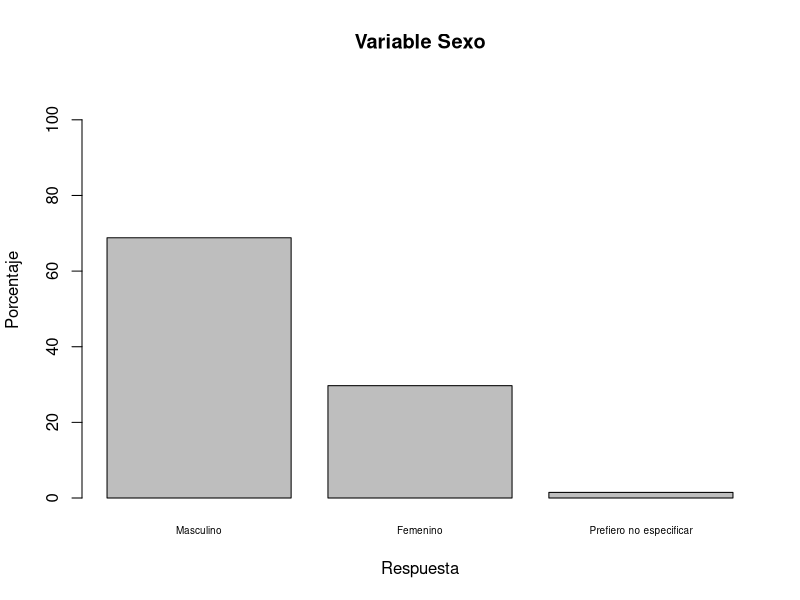
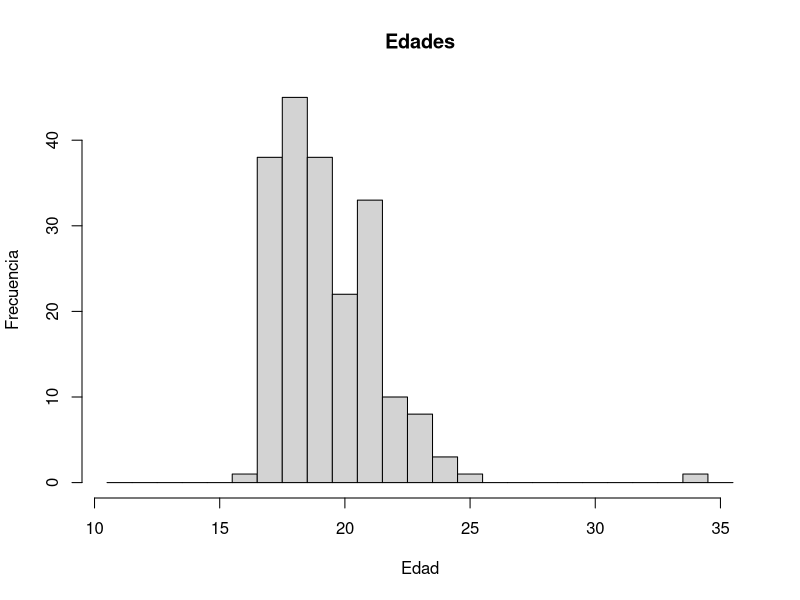
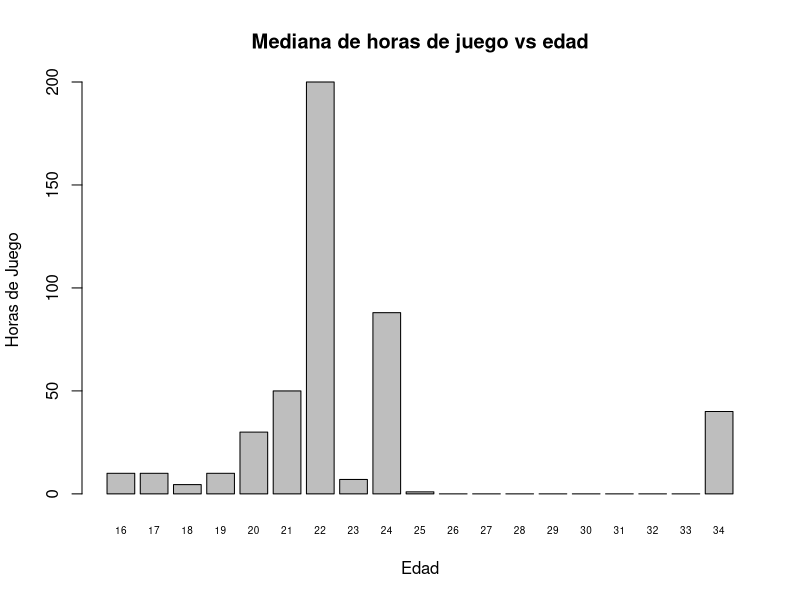
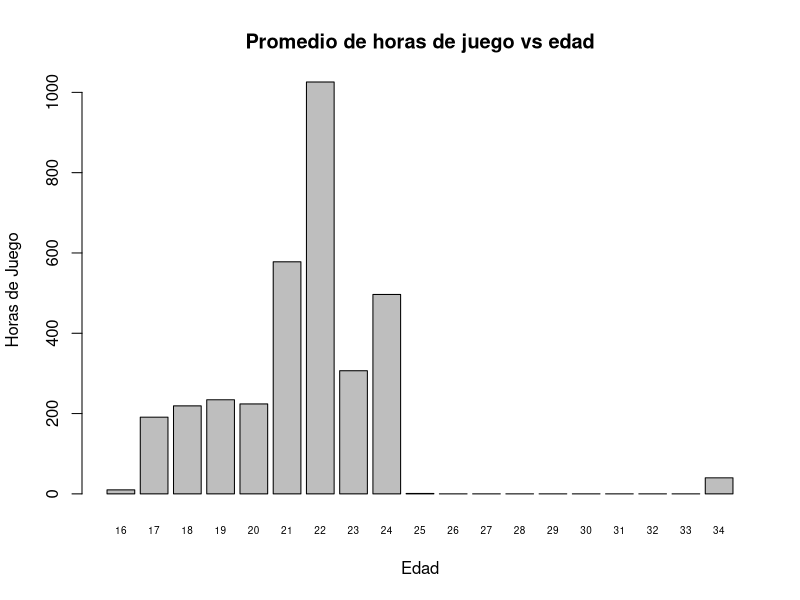
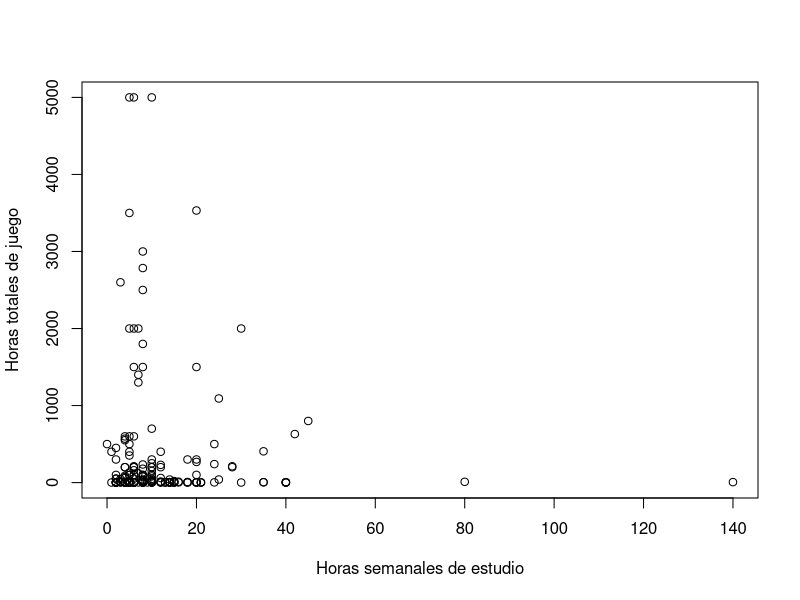
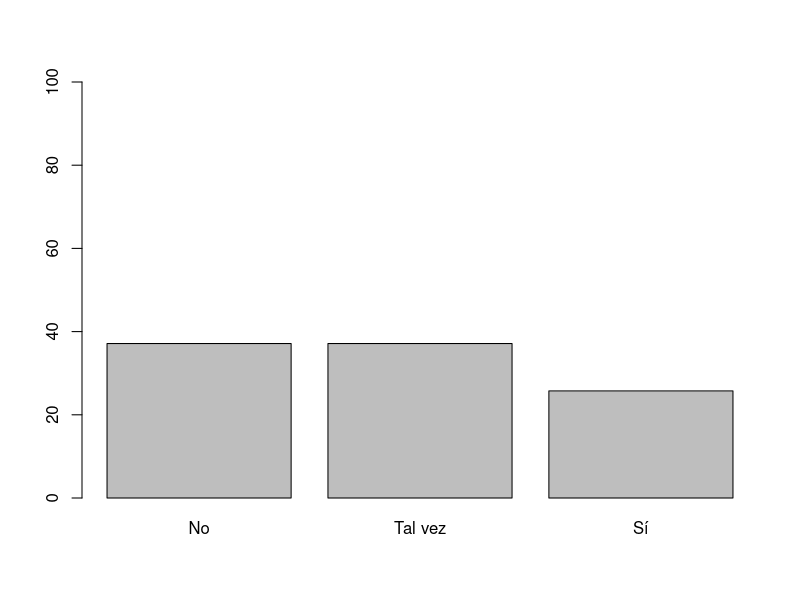
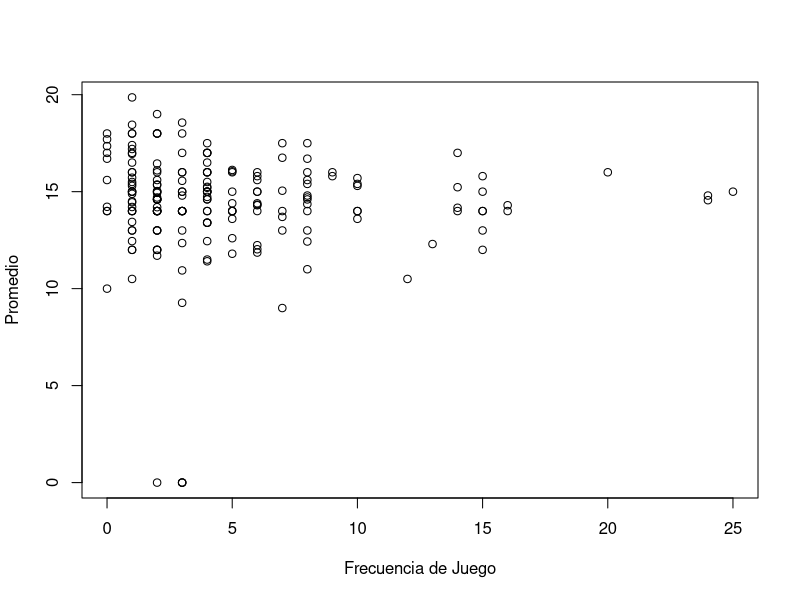
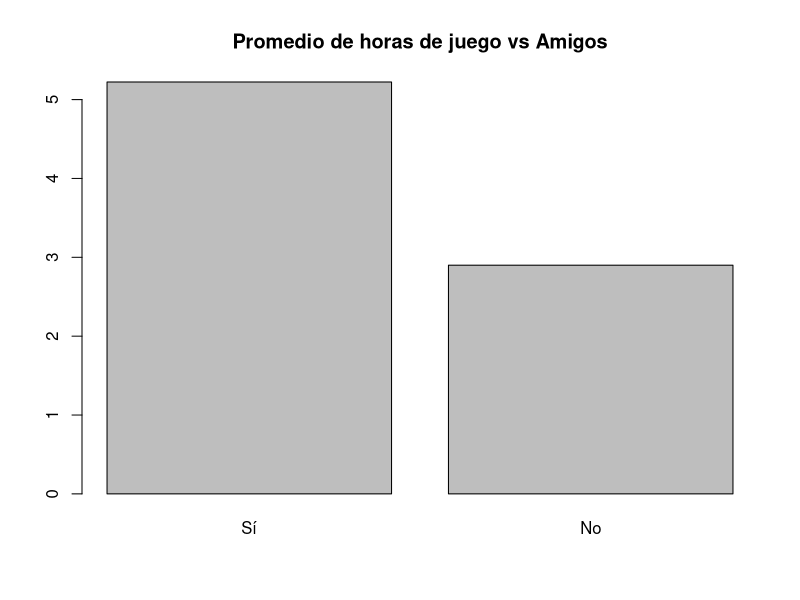

The R script that drew these images, in order:
## ---- chunk 1
# dependencias
## encontrar dependencias no instaladas
dependencias <- c('readr','dplyr','rstudioapi','magrittr','tidyverse','stringi','fitdistrplus')
dependencias_no_instaladas <- dependencias[!(dependencias %in% installed.packages()[,'Package'])]
# instalarlas
if(length(dependencias_no_instaladas)>0) install.packages(dependencias_no_instaladas)
## ---- chunk 2
#importar paquetes
library(dplyr)
library(readr)
library(rstudioapi)
library(magrittr)
library(tidyverse)
library(stringi)
library(fitdistrplus)
## ---- chunk 3
#Getting the path of your current open file
#current_path = rstudioapi::getActiveDocumentContext()$path 
#setwd(dirname(current_path ))
## ---- chunk 4
#cargar el archivo csv
DF <- read_csv("Encuesta UTECxVideojuegos.csv"
               , show_col_types = FALSE)
## ---- chunk 5
names(DF)
## ---- chunk 6
# codigo adaptado de https://community.rstudio.com/t/how-to-separate-multiple-choice-multiple-answers-questionnaire-data-that-google-forms-put-in-one-variable/31168

DF <- DF %>%
  mutate(ID = 1:n()) %>%
  mutate(`Tipo de juego de preferencia` = strsplit(`Tipo de juego de preferencia`, split = ";\\s?")) %>%
  unnest() %>%
  mutate(Value = 1) %>%
  spread(`Tipo de juego de preferencia`, Value, fill = 0) %>%
  dplyr::select(-ID)
## ---- chunk 7
# codigo adaptado de https://community.rstudio.com/t/how-to-separate-multiple-choice-multiple-answers-questionnaire-data-that-google-forms-put-in-one-variable/31168

DF <- DF %>%
  mutate(ID = 1:n()) %>%
  mutate(`Juegas más en móvil, PC o en Consola` = strsplit(`Juegas más en móvil, PC o en Consola`, split = ";\\s?")) %>%
  unnest() %>%
  mutate(Value = 1) %>%
  spread(`Juegas más en móvil, PC o en Consola`, Value, fill = 0) %>%
  dplyr::select(-ID)
## ---- chunk 8
DF$`Marca temporal` <- NULL
DF$`Nombre de usuario` <- NULL
DF$`Plataforma` <- NULL
DF$`Género al que pertenece` <- NULL
DF$`...28` <- NULL
DF$`...29` <- NULL
DF$`...30` <- NULL
DF$`...31` <- NULL
DF$`...32` <- NULL
DF$`...33` <- NULL
DF$`...34` <- NULL
DF$`...35` <- NULL
DF$`...36` <- NULL
## ---- chunk 9
DF %>% rename(Codigo = `Código de alumno`
              , Sexo = `Sexo`
              , Edad = `Edad`
              , Carrera = `Carrera`
              , Ciclo = `En que ciclo estas?`
              , Creditos = Créditos
              , Vive_solo = `¿Vive solo en su domicilio?`
              , Ha_jugado = `¿Ha jugado algún videojuegos?`
              , Gasto = `En el último año, cuanto ha gastado relacionado con los videojuegos`
              , Costo = `Costo del último juego que adquiriste`
              , Frecuencia = `Frecuencia con la que juegas en la semana`
              , Estudio = `Durante la semana cuantas horas estudia`
              , Amigos = `Juegas con amigos`
              , Frecuencia_amigos = `Frecuencia con la que juegas en la semana con amigos`
              , Promedio = `¿Cuánto fue su promedio el último ciclo? (Use '.' como decimal)`
              , Afecta = `¿Cree que jugar videojuegos afecta su rendimiento académico?`
              , Favorito = `Mi videojuego favorito seria:`
              , Horas_juego = `¿Horas totales de juego?`
              , Jugar_es_divertido = `Jugar a videojuegos es una actividad divertida`
              , Continua = `Cuando inicio una partida en un videojuego me apetece continuar jugándolo`
              , Bueno = `Creo que soy bueno jugando a videojuegos`
              , Casual = `Juegos casuales (Tipo angry birds, farmville, etc )`
              , Shooter = `Shooters (Videojuegos de disparos)`
              , RPG = `Juegos de rol (RPG)`
              , MOBA = `MOBA (Lol, Dota, etc)`
              , Deportes_y_carreras = `Deportes y carreras`
              , Sandbox = `Sandboxes (Mundos abiertos en los que se puede hacer los que quiera)`
              , Simulacion = Simulación
              , Movil = Móvil
              

              ) -> DF
## ---- chunk 10
DF <- DF[!duplicated(DF$Codigo),]
## ---- chunk 11
DF[grep("[^0-9.]",DF$Codigo),]
## ---- chunk 12
DF <- DF[-grep("[^0-9.]",DF$Codigo),] #Eliminamos la fila 
## ---- chunk 13
table(DF$Sexo)
## ---- chunk 14
table(DF$Edad)
## ---- chunk 15
DF$Edad[DF$Edad == "5"] <- NA
## ---- chunk 16
table(DF$Carrera)
## ---- chunk 17
table(DF$Ciclo)
## ---- chunk 18
DF$Ciclo[DF$Ciclo == "3ro"] <- "3"
DF$Ciclo[DF$Ciclo == "2ro"] <- "2"
DF$Ciclo[DF$Ciclo == "2do"] <- "2"
DF$Ciclo[DF$Ciclo == "0"] <- NA
## ---- chunk 19
DF$Ciclo = as.numeric(DF$Ciclo)
## ---- chunk 20
table(DF$Creditos)
## ---- chunk 21
DF$Creditos[DF$Creditos == "6creditos"] <- "6"
DF$Creditos[DF$Creditos == "Na"] = NA
DF$Creditos[DF$Creditos == "95"] <- "9"
DF$Creditos[DF$Creditos == "83"] <- "8"
DF$Creditos[DF$Creditos == "0"] = NA
## ---- chunk 22
DF$Creditos = as.numeric(DF$Creditos)
## ---- chunk 23
table(DF$Vive_solo)
## ---- chunk 24
DF$Vive_solo = DF$Vive_solo == "Sí"
## ---- chunk 25
table(DF$Ha_jugado)
## ---- chunk 26
DF$Ha_jugado = DF$Ha_jugado == "Sí"
## ---- chunk 27
DF = DF[DF$Ha_jugado,]
## ---- chunk 28
DF$Gasto[grep("[^0-9.]",DF$Gasto)]
## ---- chunk 29
DF$Gasto[DF$Gasto == "-1"] <- NA
DF$Gasto[DF$Gasto == "~400"] <- "400"
DF$Gasto[DF$Gasto == "10 soles"] <- "10"
DF$Gasto[DF$Gasto == "O soles"] <- "0"
DF$Gasto[DF$Gasto == "No"] <- "0"
DF$Gasto[DF$Gasto == "Nada"] <- "0"
DF$Gasto[DF$Gasto == "Js"] <- NA
DF$Gasto[DF$Gasto == "00"] <- "0"
## ---- chunk 30
DF$Gasto <- as.numeric(DF$Gasto)
## ---- chunk 31
DF$Costo[grep("[^0-9.]",DF$Costo)]
## ---- chunk 32
DF$Costo[DF$Costo == "0 soles"] <- "0"
DF$Costo[DF$Costo == "00"] <- "0"
DF$Costo[DF$Costo == "No"] <- NA
DF$Costo[DF$Costo == "J"] <- NA
DF$Costo[DF$Costo == "Fortnite"] <- NA
DF$Costo[DF$Costo == "Nada"] <- "0"
DF$Costo[DF$Costo == "No gaste"] <- "0"
DF$Costo[DF$Costo == "Gratis"] <- "0"
DF$Costo[DF$Costo == "Ninguno"] <- "0"
DF$Costo[DF$Costo == "Need for speed"] <- NA
DF$Costo[DF$Costo == "God of War"] <- NA
DF$Costo[DF$Costo == "Star Wars The Skywalker saga"] <- NA
DF$Costo[DF$Costo == "Spiderman ps4"] <- NA
## ---- chunk 33
DF$Costo <- as.numeric(DF$Costo)
DF$Costo[DF$Costo > 400] = NA
## ---- chunk 34
DF$Frecuencia[grep("[^0-9.]",DF$Frecuencia)]
## ---- chunk 35
DF$Frecuencia[DF$Frecuencia == "2 veces"] <- NA
DF$Frecuencia[DF$Frecuencia == "2 veces a la semana"] <- NA
DF$Frecuencia[DF$Frecuencia == "1b hora"] <- "1"
DF$Frecuencia[DF$Frecuencia == "Nada"] <- 0
DF$Frecuencia[DF$Frecuencia == "14h"] <- "14"
DF$Frecuencia[DF$Frecuencia == "2 horas"] <- "2"
DF$Frecuencia[DF$Frecuencia == "2horas"] <- "2"
DF$Frecuencia[DF$Frecuencia == "5 horas"] <- "5"
DF$Frecuencia[DF$Frecuencia == "Jsj"] <- NA
DF$Frecuencia[DF$Frecuencia == "1:30"] <- "1.5"
DF$Frecuencia[DF$Frecuencia == "3 veces a la semana"] <- NA
DF$Frecuencia[DF$Frecuencia == "5/10"] <- NA
## ---- chunk 36
DF$Frecuencia <- as.numeric(DF$Frecuencia)
## ---- chunk 37
DF$Frecuencia[DF$Frecuencia>50] = NA
## ---- chunk 38
DF$Estudio[grep("[^0-9.]",DF$Estudio)]
## ---- chunk 39
DF$Estudio[DF$Estudio == "3 horas por día"] = "21"
DF$Estudio[DF$Estudio == "14h"] = "14"
DF$Estudio[DF$Estudio == "Depende la semana"] = NA
DF$Estudio[DF$Estudio == "No se"] = NA
DF$Estudio[DF$Estudio == "2h"] = "2"
DF$Estudio[DF$Estudio == "Ys"] = NA
DF$Estudio[DF$Estudio == "6 aprox"] = "6"
## ---- chunk 40
DF$Estudio = as.numeric(DF$Estudio)
## ---- chunk 41
table(DF$Amigos)
## ---- chunk 42
DF$Amigos = DF$Amigos == "Si"
## ---- chunk 43
DF$Frecuencia_amigos[grep("[^0-9.]",DF$Frecuencia_amigos)]
## ---- chunk 44
DF$Frecuencia_amigos[DF$Frecuencia_amigos == "00"] <- "0"
DF$Frecuencia_amigos[DF$Frecuencia_amigos == "No"] <- "0"
DF$Frecuencia_amigos[DF$Frecuencia_amigos == "2 días"] <- NA
DF$Frecuencia_amigos[DF$Frecuencia_amigos == "2veces"] <- NA
DF$Frecuencia_amigos[DF$Frecuencia_amigos == "Cada 2 días"] <- NA
DF$Frecuencia_amigos[DF$Frecuencia_amigos == "Lunes a viernes"] <- NA
## ---- chunk 45
DF$Frecuencia_amigos <- as.numeric(DF$Frecuencia_amigos)
## ---- chunk 46
DF$Promedio[grep("[^0-9.]",DF$Promedio)]
## ---- chunk 47
DF$Promedio[DF$Promedio == "-"] <- NA
DF$Promedio[DF$Promedio == "Cachimba"] <- NA
DF$Promedio[DF$Promedio == "Eso no se pregunta ....T-T"] <- NA
DF$Promedio[DF$Promedio == "Que se yo"] <- NA
DF$Promedio[DF$Promedio == "15,34"] <- "15.34"
DF$Promedio[DF$Promedio == "11,41"] <- "11.41"
DF$Promedio[DF$Promedio == "16,5"] <- "16.5"
DF$Promedio[DF$Promedio == "14,61"] <- "14.61"
DF$Promedio[DF$Promedio == "-1"] <- NA
DF$Promedio[DF$Promedio == "17,7"] <- "17.7"
table(DF$Promedio)
## ---- chunk 48
DF$Promedio <- as.numeric(DF$Promedio)
## ---- chunk 49
table(DF$Afecta)
## ---- chunk 50
DF$Favorito = tolower(DF$Favorito)
## ---- chunk 51
table(DF$Favorito)
## ---- chunk 52
DF$Favorito[grep("free",DF$Favorito)] = 'free fire'
DF$Favorito[grep("dota",DF$Favorito)] = 'dota'
DF$Favorito[grep("brawl",DF$Favorito)] = 'brawl stars'
DF$Favorito[grep("counter|conter|cs",DF$Favorito)] = 'counter strike'
DF$Favorito[grep("fif",DF$Favorito)] = 'fifa'
DF$Favorito[grep("dead",DF$Favorito)] = 'left 4 dead'
DF$Favorito[grep("genshin",DF$Favorito)] = 'genshin impact'
DF$Favorito[grep("lol",DF$Favorito)] = 'league of legends'
DF$Favorito[grep("cod",DF$Favorito)] = 'call of duty'
DF$Favorito[grep("for",DF$Favorito)] = 'fortnite'
DF$Favorito[grep("pokemon|pokémon",DF$Favorito)] = 'pokemon'
DF$Favorito[grep("plantas",DF$Favorito)] = 'plants vs zombies'
DF$Favorito[grep("valorant",DF$Favorito)] = 'valorant'
DF$Favorito[grep("destiny",DF$Favorito)] = 'destiny'
DF$Favorito[grep("hollow",DF$Favorito)] = 'hollow knight'
DF$Favorito[grep("ape",DF$Favorito)] = 'apex legends'
DF$Favorito[grep("smash",DF$Favorito)] = 'smash bros'
DF$Favorito[grep("assassin|assasins",DF$Favorito)] = 'assasins creed'
DF$Favorito[grep("spiderman",DF$Favorito)] = 'spiderman'
DF$Favorito[grep("age",DF$Favorito)] = 'age of empires'
DF$Favorito[grep("pes",DF$Favorito)] = 'age of empires'
DF$Favorito[DF$Favorito == 'good of ward'] = 'god of war'
DF$Favorito[grep("no tengo|ninguno|--|-1|carreras|jsjf|pugcito",DF$Favorito)] = NA
## ---- chunk 53
table(DF$Favorito)
## ---- chunk 54
DF$Horas_juego[grep("[^0-9.]",DF$Horas_juego)]
## ---- chunk 55
DF$Horas_juego[DF$Horas_juego == "--"] <- NA
DF$Horas_juego[DF$Horas_juego == "+200"] <- "200"
DF$Horas_juego[DF$Horas_juego == "2 meses"] <- NA
DF$Horas_juego[DF$Horas_juego == "Más de 200"] <- "200"
DF$Horas_juego[DF$Horas_juego == "Bastantes"] <- NA
DF$Horas_juego[DF$Horas_juego == "No recuerdo"] <- NA
DF$Horas_juego[DF$Horas_juego == "251 horas"] <- "251"
DF$Horas_juego[DF$Horas_juego == "72h"] <- "72"
DF$Horas_juego[DF$Horas_juego == "Zjd"] <- NA
DF$Horas_juego[DF$Horas_juego == "3h"] <- "3"
DF$Horas_juego[DF$Horas_juego == "5h"] <- "5"
DF$Horas_juego[DF$Horas_juego == "6 horas"] <- "6"
DF$Horas_juego[DF$Horas_juego == "2000+"] <- "2000"
DF$Horas_juego[DF$Horas_juego == "30 min"] <- "0.5"
DF$Horas_juego[DF$Horas_juego == "4 a la semana máximo"] <- '4'
## ---- chunk 56
table(DF$Horas_juego)
## ---- chunk 57
DF$Horas_juego <- as.numeric(DF$Horas_juego)
## ---- chunk 58
table(DF$Jugar_es_divertido)
## ---- chunk 59
table(DF$Jugar_es_divertido)
## ---- chunk 60
table(DF$Bueno)
## ---- chunk 61
DF$Arcade = DF$Arcade == 1
DF$Aventura = DF$Aventura == 1
DF$Deportes_y_carreras = DF$Deportes_y_carreras == 1
DF$Estrategia = DF$Estrategia == 1
DF$Casual = DF$Casual == 1
DF$RPG = DF$RPG == 1
DF$MOBA = DF$MOBA == 1
DF$Peleas = DF$Peleas == 1
DF$Plataformas = DF$Plataformas == 1
DF$Sandbox = DF$Sandbox == 1
DF$Shooter = DF$Shooter == 1
DF$Simulacion = DF$Simulacion == 1
DF$Consola = DF$Consola == 1
DF$Movil = DF$Movil == 1
DF$PC = DF$PC == 1
DF$Tablet = DF$Tablet == 1
## ---- chunk 62
print(table(sapply(DF,typeof)))
## ---- chunk 63
barplot( sort((table(DF$Sexo)/sum(!is.na(DF$Sexo)))*100,decreasing=T)
        ,cex.names = 0.6
        ,ylim = c(0,110)
        ,main = "Variable Sexo"
        ,axes = TRUE
        ,xlab = "Respuesta"
        ,ylab = "Porcentaje"
        )
## ---- chunk 64
print(
DF %>%
  group_by(Sexo) %>%
  summarise_at(vars(Gasto), list(name = mean))
)
## ---- chunk 65
print(
DF %>%
  group_by(Sexo) %>%
  summarise_at(vars(Gasto), list(name = median))
)
## ---- chunk 66
hist(DF$Edad
     ,breaks = seq(10.5,35.5,1)
     ,main = "Edades"
     , ylab = "Frecuencia"
     , xlab = "Edad"
     )
## ---- chunk 67
Edad_HorasPromedio = DF %>%
      group_by(Edad) %>%
      summarise(Mean = median(Horas_juego, na.rm = T))

medians_ages = data.frame("edades" = c(16,17,18,19,20,21,22,23,24,25,34),
                          "medianas" = pull(Edad_HorasPromedio[2],-1)[-12])

medians_ages = rbind(medians_ages,data.frame("medianas"=c(0,0,0,0,0,0,0,0),"edades"=c(26,27,28,29,30,31,32,33)))
medians_ages = medians_ages[order(medians_ages$edades),]

barplot(medians_ages$medianas
        ,names = medians_ages$edades
        #,type = "l"
        ,cex.names = 0.6
        ,main = "Mediana de horas de juego vs edad"
        ,ylab = "Horas de Juego"
        ,xlab = "Edad"
        )
## ---- chunk 68
Edad_HorasPromedio = DF %>%
      group_by(Edad) %>%
      summarise(Mean = mean(Horas_juego, na.rm = T))

medians_ages = data.frame("edades" = c(16,17,18,19,20,21,22,23,24,25,34),
                          "medianas" = pull(Edad_HorasPromedio[2],-1)[-12])

medians_ages = rbind(medians_ages,data.frame("medianas"=c(0,0,0,0,0,0,0,0),"edades"=c(26,27,28,29,30,31,32,33)))
medians_ages = medians_ages[order(medians_ages$edades),]

barplot(medians_ages$medianas
        ,names = medians_ages$edades
        #,type = "l"
        ,cex.names = 0.6
        ,main = "Promedio de horas de juego vs edad"
        ,ylab = "Horas de Juego"
        ,xlab = "Edad"
        )
## ---- chunk 69
plot(DF$Estudio,DF$Horas_juego 
     , ylab = 'Horas totales de juego'
     , xlab = 'Horas semanales de estudio')
## ---- chunk 70
print(head(sort(table(DF$Favorito), decreasing = T),5))
## ---- chunk 71
DF$Afecta = factor(DF$Afecta,levels = c("No","Tal vez","Sí"))

barplot(100*table(DF$Afecta)/sum(!is.na(DF$Afecta))
        , ylim = c(0,100)
        )
## ---- chunk 72
plot(DF$Frecuencia,DF$Promedio
     , ylab = "Promedio"
     , xlab =  "Frecuencia de Juego")
## ---- chunk 73
Amigos_Frecuencia = DF %>%
      group_by(Amigos) %>%
      summarise(Mean = mean(Frecuencia, na.rm = T))
Amigos_Frecuencia$Amigos[Amigos_Frecuencia$Amigos] = "Sí"
Amigos_Frecuencia$Amigos[Amigos_Frecuencia$Amigos == "FALSE"] = "No"

Amigos_Frecuencia = Amigos_Frecuencia[order(Amigos_Frecuencia$Mean)]

barplot(rev(Amigos_Frecuencia$Mean),
        names = rev(Amigos_Frecuencia$Amigos)
        ,cex.names = 1
        ,main = "Promedio de horas de juego vs Amigos"
        )
## ---- chunk 74
preferidos = c(sum(DF$Arcade),sum(DF$Aventura),sum(DF$Deportes_y_carreras),sum(DF$Casual),sum(DF$RPG),sum(DF$MOBA),sum(DF$Peleas),sum(DF$Plataformas),sum(DF$Sandbox),sum(DF$Shooter),sum(DF$Simulacion),sum(DF$Estrategia))
preferidos_labels = c('Arcade','Aventura','Deportes/Carreras','Casual','RPGs','MOBA','Peleas','Plataformas','Sandbox','Shooter','Simulacion','Estrategia')

preferidos_df = data.frame("preferidos" = preferidos,
                           "nombres" = preferidos_labels)
preferidos_df = 
preferidos_df %>% arrange(desc(preferidos))


barplot(preferidos_df$preferidos
        , names.arg = preferidos_df$nombres
        , las = 2
        , cex.names = 0.6
        , main = 'Frecuencias de Preferencia de Géneros'
        )
## ---- chunk 75
preferidos = c(sum(DF$Consola),sum(DF$Movil),sum(DF$PC),sum(DF$Tablet))
preferidos_labels = c('Consola','Movil','PC','Tablet')

preferidos_df = data.frame("preferidos" = preferidos,
                           "nombres" = preferidos_labels)
preferidos_df = 
preferidos_df %>% arrange(desc(preferidos))


barplot(preferidos_df$preferidos
        , names.arg = preferidos_df$nombres
        , las = 2
        , cex.names = 0.6
        , main = 'Frecuencias de Preferencia de Plataforma'
        )
## ---- chunk 76
hist(DF$Costo,
     main="Histograma de Precios de Compra Incluyendo Ceros",
     ylab = "Densidad",
     xlab = "Costo del ultimo videojuego comprado",
     #breaks = 30,
     prob = T
     )
## ---- chunk 77
Costo_No_ceros = DF$Costo[DF$Costo != 0 & DF$Costo < 400 & !is.na(DF$Costo)]

hist(Costo_No_ceros,
  main="Histograma de Precios de Compra",
  ylab = "Densidad",
  xlab = "Precios de Compra",
  freq = TRUE,
  breaks = seq(0,300,by=10),
  xlim = c(0,300),
  #ylim = c(0,30)
)
abline(v=c(50,200),
       col="red",
       lwd=3
       )
text(x=c(0,110,215),y=c(20),c("Indie","AA", "AAA"))
## ---- chunk 78
Costos_Indie = Costo_No_ceros[Costo_No_ceros <= 50]
Costos_AA = Costo_No_ceros[Costo_No_ceros > 50 & Costo_No_ceros <= 200]
Costos_AAA = Costo_No_ceros[Costo_No_ceros > 200]
## ---- chunk 79
par(mfrow=c(1,3))
hist(Costos_Indie,
     breaks=5,
     main = "Indie"
     )

max(Costos_AA)
min(Costos_AA)
hist(Costos_AA,
     breaks=seq(50, 200, 30),
     main = "AA"
     )
hist(Costos_AAA,
     breaks=5,
     main = "AAA"
     )
## ---- chunk 80
min(Costos_AA)
max(Costos_AA)
## ---- chunk 81
r <- 5
p <- 0.42
n <- 20 - r

pDB <- dnbinom(x = n, size = r, prob = p)

data.frame(x = 0:17, prob = dnbinom(x = 0:17, size = r, prob = p)) %>%
  mutate(Failures = ifelse(x == n, n, "otro")) %>%
ggplot(aes(x = factor(x), y = prob, fill = Failures)) +
  geom_col() +
  geom_text(
    aes(label = round(prob,3), y = prob + 0.01),
    position = position_dodge(0.5),
    size = 2.5,
    vjust = 1
  ) +
  labs(title = "Probabilidad cuando r es 5, Exito cuando x es 20 Intentos", 
       x = "Intentos fallidos cuando: (x - r)",
       y = "Probabilidad de exito")
